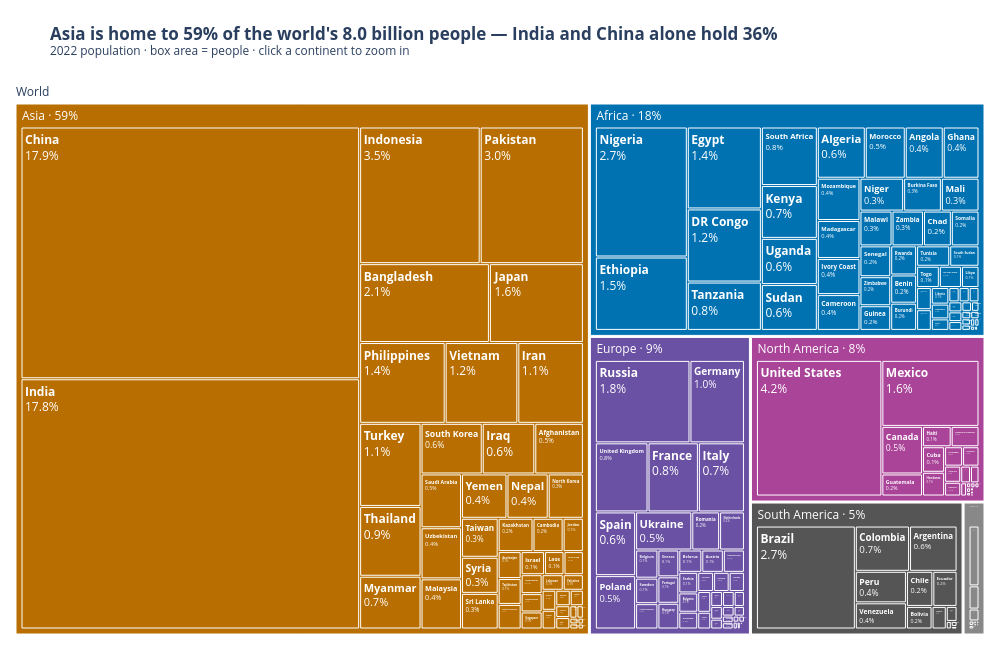

The notebook cell saved with this chart:
### Markdown cell above
**Chart choice & justification:** *Which chart did you choose, and why? Justify design choices.

*YOUR ANSWER HERE*

### Code cell
# Q6
# Q6
world = df['2022 Population'].sum()
cont_share = df.groupby('Continent')['2022 Population'].sum().div(world).mul(100).sort_values(ascending=False)
ind_chn = df.loc[df['Country'].isin(['India', 'China']), '2022 Population'].sum() / world * 100

tm = df.assign(World='World',
               Region=df['Continent'].map(lambda c: f'{c} · {cont_share[c]:.0f}%'
                                          if cont_share[c] >= 1 else f'{c} · {cont_share[c]:.1f}%'))

palette = {'Asia': '#B86E00', 'Africa': '#0072B2', 'Europe': '#6A51A3',
           'North America': '#AA4499', 'South America': '#555555', 'Oceania': '#888888'}

fig = px.treemap(tm,
                 path=['World', 'Region', 'Country'], values='2022 Population',
                 color='Continent', color_discrete_map={**palette, '(?)': '#FFFFFF'},
                 template='plotly_white',
                 title=f'<b>Asia is home to {cont_share["Asia"]:.0f}% of the world\'s '
                       f'{world/1e9:.1f} billion people — India and China alone hold '
                       f'{ind_chn:.0f}%</b>'
                       f'<br><sup>2022 population · box area = people · '
                       f'click a continent to zoom in</sup>')

fig.update_traces(root_color='#FFFFFF',
                  texttemplate='<b>%{label}</b><br>%{percentRoot:.1%}',
                  hovertemplate='<b>%{label}</b><br>%{value:,.0f} people'
                                '<br>%{percentRoot:.1%} of world<br>%{percentParent:.1%} of %{parent}'
                                '<extra></extra>',
                  marker=dict(line=dict(color='white', width=1)),
                  tiling=dict(pad=2), pathbar_visible=False,
                  insidetextfont=dict(color='white'))
fig.update_layout(width=1000, height=650, margin=dict(l=10, r=10, t=80, b=10))
fig.show()

### Figure 1 — Plotly figure (JSON) as saved in the notebook; plotly's stock layout.template omitted (floating-point values rounded to 4 significant figures; data arrays with more than 128 entries replaced by an {"elided": "..."} marker saying what was removed)
{"data": [{"branchvalues": "total", "customdata": {"elided": "241x1 str values"}, "domain": {"x": [0, 1], "y": [0, 1]}, "hovertemplate": "<b>%{label}</b><br>%{value:,.0f} people<br>%{percentRoot:.1%} of world<br>%{percentParent:.1%} of %{parent}<extra></extra>", "ids": {"elided": "241 str values"}, "insidetextfont": {"color": "white"}, "labels": {"elided": "241 str values"}, "marker": {"colors": {"elided": "241 str values"}, "line": {"color": "white", "width": 1}}, "name": "", "parents": {"elided": "241 str values"}, "pathbar": {"visible": false}, "root": {"color": "#FFFFFF"}, "texttemplate": "<b>%{label}</b><br>%{percentRoot:.1%}", "tiling": {"pad": 2}, "type": "treemap", "values": {"elided": "241 float values"}}], "layout": {"height": 650, "legend": {"tracegroupgap": 0}, "margin": {"b": 10, "l": 10, "r": 10, "t": 80}, "title": {"text": "<b>Asia is home to 59% of the world's 8.0 billion people — India and China alone hold 36%</b><br><sup>2022 population · box area = people · click a continent to zoom in</sup>"}, "width": 1000}}
